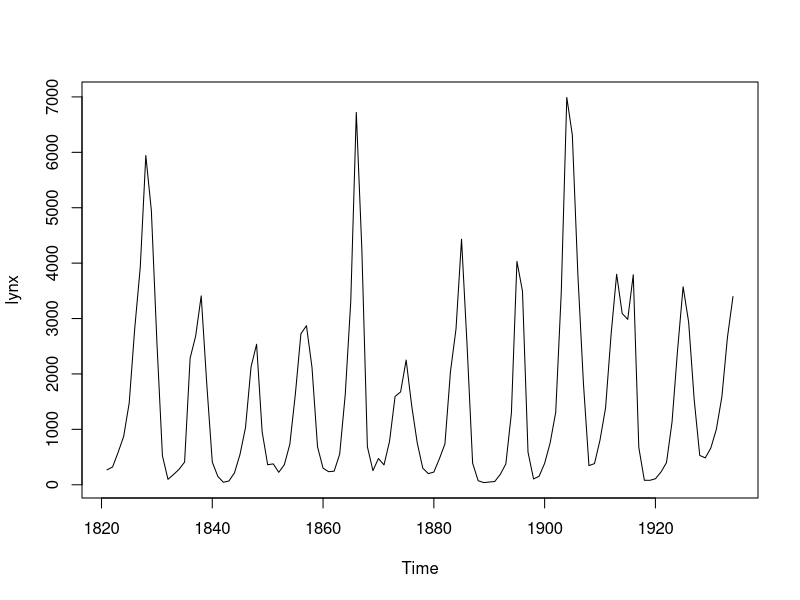
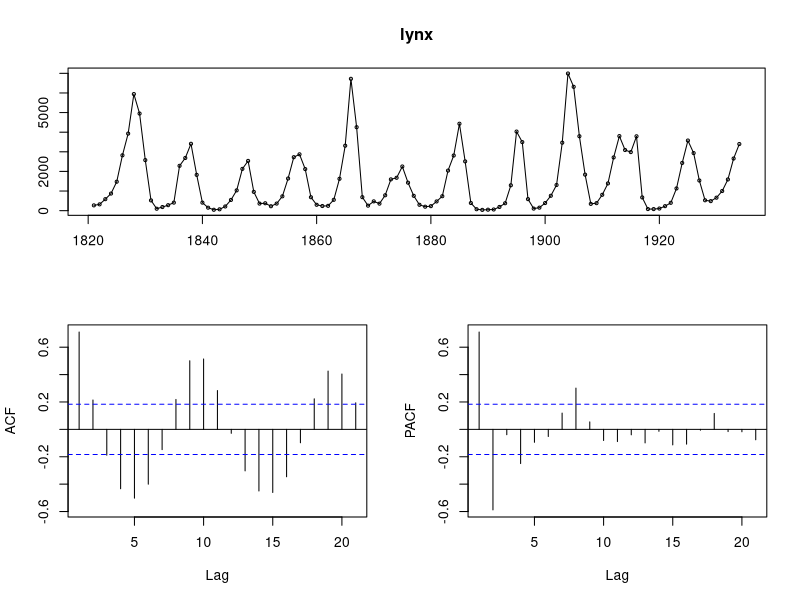
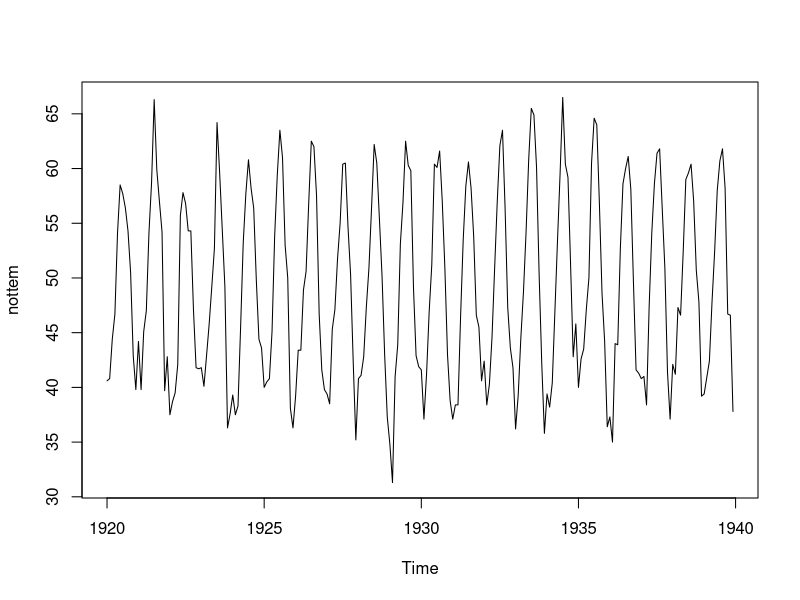
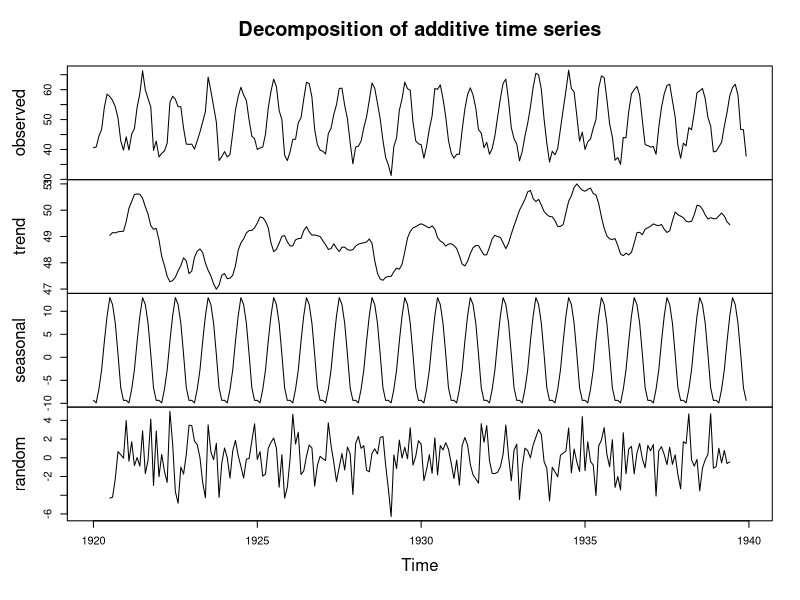
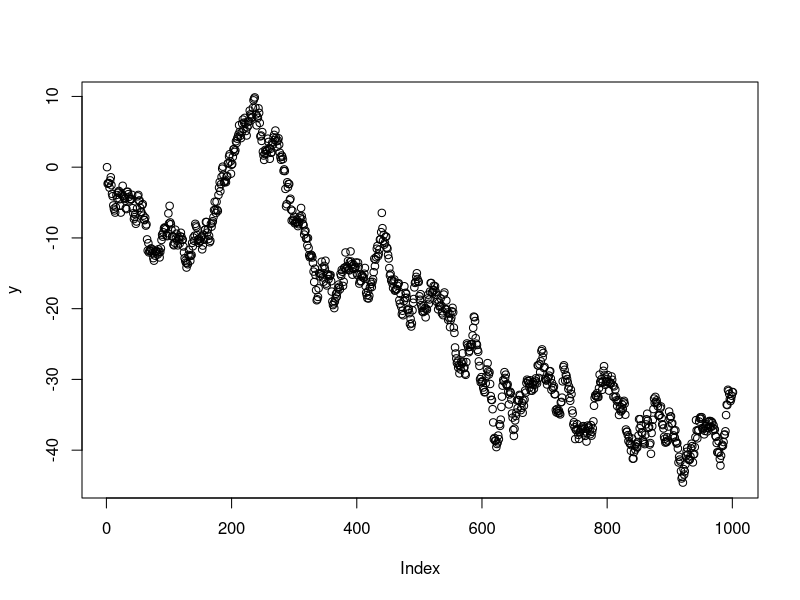
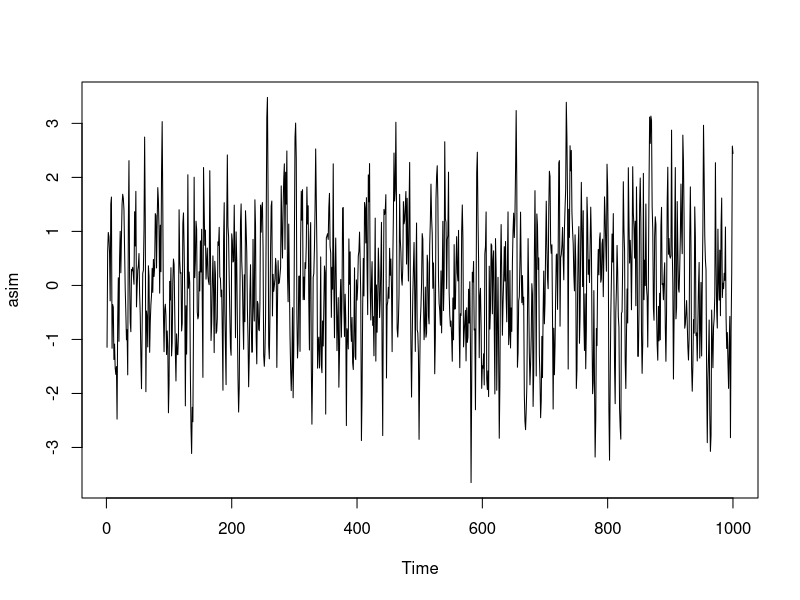
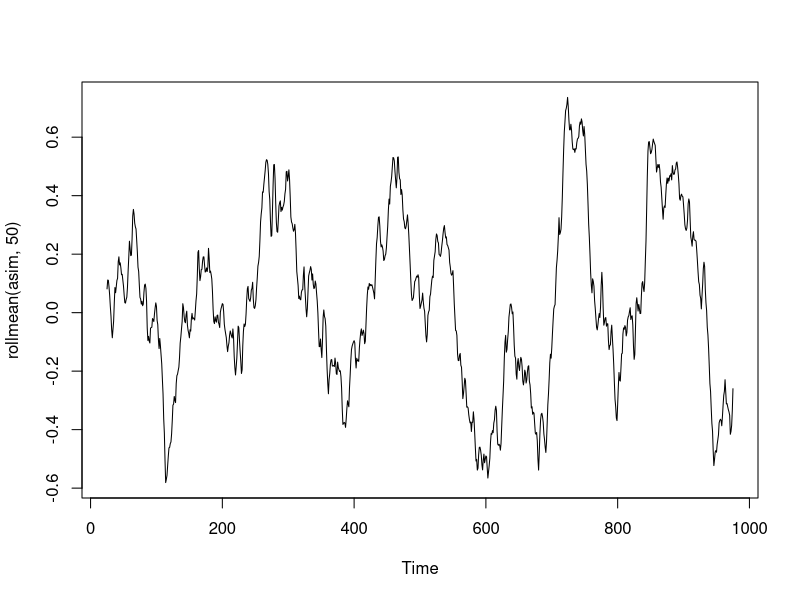
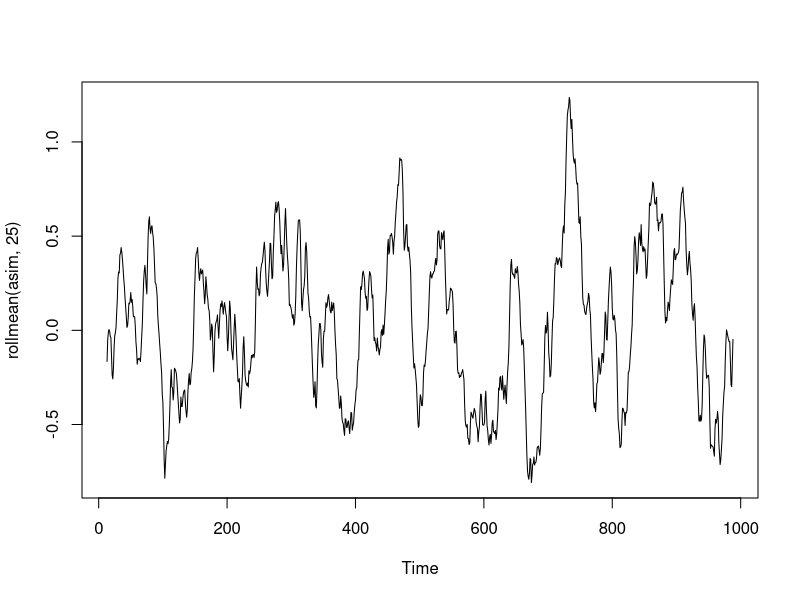

These figures' R source, in order:
## ---- chunk 1
knitr::opts_chunk$set(echo = TRUE)
## ---- chunk 2
#ARIMA with auto.arima
plot(lynx)

# from the standard time series plot we can see cyclical pulse that doesn't have a fixed season.
# when you see this kind of undefined pattern, it is best to build an ARIMA model.
# AR-autoregressive:p is our first parameter.
# we confirm that the model is largely autoregressive by looking at the ACF and PACF plots.


library(forecast)
tsdisplay(lynx)  #autogression?

# in the ACF plot we can see several of these lags are outside of the threshold line. 
# The ACF plot shows an autocorrelation in these lags and this needs to be captureed in the model.
# the PACF shows two lags crossing the the threshold line which indicates that this model will be at least an AR(2) model. The AR order might be even higher and there could be an MA part as well.


### Do we need differencing of the lynx dataset?
      # we need differencing when the time series is non-stationary
      # that means the statistical properties change overtime in the plot
#however, the lynx time series plot looks harmonic and stationary


#### ***Stationarity***
  #Does the data show the same statistical properties throughout the time series?
  # statistical properties: variance, mean, autocorrelation
  # if a data lacks stationarity there are transformations to be applied to make it stationary like differencing.
  # differencing adjusts the data according to the time spans that differ in variance or mean so the statistics remains constant

#### ***De-trending***
  # soften time series have trends in them -> the mean changes as a result of the trend which causes underestimated predictions
  # Solution:
    #test if you get stationarity if you de-trend the dataset: take out the trend component out of the datset -> trend stationarity
    #if the procedure is not enough then you can use differencing -> difference stationarity
    #unit-root test tell whether a trend is stationary or a difference stationary
      #the first difference goes from one period to the very next one(two sucessive steps)
      #the first difference is stationary and random -> random walk(each value is a random step away from the previous value)
      #the first difference is stationary but not completely random(values are auto-correlated) -> requires more sophisticated model(exponential smoothing, ARIMA)
      #library 'urca': unit root tests
      #library 'tseries'-> adf.test(x): the augmented Dickey-Fuller test removes auto-correlation and tests for non-stationarity
      #library 'fUnitRoots'-> more advanced tests for non-stationarity
#Stationarity: using unit-root
random.values <- rnorm(1000)
library(tseries)
adf.test(random.values)
#the p-value is below 0.05. therefore, we reject the null hypothesis of non-stationarity towards in favor of the stationarity hypothesis.
nottem
plot(nottem)
plot(decompose(nottem))
adf.test(nottem)
#stationary

y <- diffinv(random.values)
plot(y)
adf.test(y)
#non-stationary



### first ARIMA model
auto.arima(lynx)
  #we get ARIMA(2,0,2) this is so far in line with the initial plot. the whole thing looks fairly autoregressive
auto.arima(lynx, trace = TRUE)
auto.arima(lynx, trace = TRUE,
           stepwise = FALSE,
           approximation = FALSE)
#we get ARIMA(4,0,0 )

###Calculating an ARIMA Model
  #Model: ARIMA(2,0,0) is the same thing as ARMA(2,0) or AR(2)
  #Autoregressive or AR model: explains the future by regressing on the past**
        #Goes back in time
        #Checks its own results
        #Does a forecast
AR.2 <- arima(lynx, order = c(2,0,0))
AR.2

tail(lynx)
residuals(AR.2)

#Yt = φ1(yt-1 - mu) + φ2(yt-2 - mu) + 𝜀t 
#Yt-mu = δ + φ1(yt-1 - mu) + φ2(yt-2 - mu) + 𝜀t 
#present year's lynx trappings = constant + coefficient1*last year's lynx catches + coefficient2*prior year's lynx catches + current error term.
#In sample vs forecast
#In sample model: all the data is available, results are calculated based on the model as usual
#forecasted model: the Y values and the error terms need to be calculated prior to the application of the model -> kalman filter
#Limitations and bugs of arima() function
    # It does not compute constants if there is differencing required

#check the equation for AR(2)
  #Yt-mu = δ + φ1(yt-1) + φ2(yt-2) + 𝜀t 
  #Yt = φ1(yt-1 - mu) + φ2(yt-2 - mu) + 𝜀t 
  #yt=3396
  #intercept = mean <- mu = 1545.4458
  #φ1 = 1.1474, φ2 = -0.5997, yt-1 = 2657, yt-2 = 1590, 𝜀t = 601.838001
#yt <- ((1.1474*(2657-1545.4458)) - (0.5997*(1590-1545.4458)) + 601.838001)
#3396-1545.4458



## ---- chunk 3
##MA(2) Model
MA2 <- arima(lynx, order = c(0,0,2))
MA2
residuals(MA2)


#check the equation MA(2)
#Yt = δ  + Θ1(et-1) + Θ2(et-2) +𝜀t 
#Yt-mu = (Θ1et-1 -mu) + (Θ2et-2 - mu) +𝜀t 
#present year's lynx catches = constant + coefficient1*error term1 + coefficient2*error term2 + current/present error term
(1.1407*844.72) + (0.4697*255.91) + 766.83


# ** Differencing: substract the consecutive observations from each other
# ** Forecasting: error terms and autoregressive terms need to be probabilistically estimated
## ---- chunk 4
#arima.sim(                    # R Base function
    #model =                   # Describing the ARIMA model
        #list(                 # Needs to be a list with the model components
              #order = c(),        # Order of the model
              #ar = c(),           # Autoregressive(AR) parameter coefficient
              #ma = c()),          # Moving average(MA) parameter coefficient
    #n = 1000)                 # Number of observations of the produced time series
    #+ 10                      # Specifying a mean <- it can be any other numeric value

#example
set.seed(123)
asim <- arima.sim(model = list(order = c(1,0,1),
                       ar = c(0.4),
                       ma = c(0.3)),
          n = 1000)
+ 10
        
plot(asim)
library(zoo)
plot(rollmean(asim,50))
plot(rollmean(asim,25))
# the plot shows that when the mean reaches the peak it drops fairly fast. there is not much middle ground. It goes from one extreme to the other which is an indicator of autoregression

## Stationarity
library(tseries)
adf.test(asim)
#low-p-value, therefore, we reject the null of non-stationarity

#Autocorrelation
library(forecast)
tsdisplay(asim)
#we need the ACF & PACF to identify the p & q parameters of the ARIMA model
# we have significance at the first two lags both at the ACF & PACF, that means in manual order selection we could start with p =1 or p=2 for autocorrelation and later on test for extra orders based on residuals.
#we can confirm the parameters we selected with auto.arima()
auto.arima(asim,
           trace = TRUE,
           stepwise = FALSE,
           approximation = FALSE)

## ---- chunk 5
## ARIMA parameter selection

#1 check for stationarity
#stationary times series means we can set d=0 in ARIMA(p,d=0,q)
library(tseries)
adf.test(lynx)
#low p-value, therefore, we reject the non-stationarity null hypothesis

#2 checking for autoregression
#ACF indicates the lags for MA - parameter q
#PACF indicates lags for AR - parameter p
#if ACF shows many significant lags, it helps to look at the PACF since these two interact

library(forecast)
tsdisplay(lynx)
#let's say the first two PACF lags are significant, 
myarima <- Arima(lynx, order = c(4,0,0))
tsdisplay(lynx)
checkresiduals(myarima)
AIC(myarima)
BIC(myarima)

# if the first couple of lags are significant we can be sure the model needs readjustment but the ACF plot shows lag 7 and lag 19 are significant which is a borderline situation because it could be by chance.

#we check the residuals using checkresiduals() from library(forecast) because there should be no more autoregression in them. The residuals should be random and normally distributed.




## Example MA time series
set.seed(123)

#simulation
myts <- arima.sim(model = list(order = c(0,0,2),
                               ma = c(0.3,0.7)),
                  n = 1000) + 10
myts

#Stationarity
adf.test(myts)   #low p-value

#Autocorrelation (ACF&PACT)
tsdisplay(myts)


#ARIMA model
myarima.ma <- Arima(myts,
                    order = c(0,0,2))

#Check the residuals
checkresiduals(myarima.ma)


#check against auto.arima()
auto.arima(myts,
           trace = TRUE,
           stepwise = FALSE,
           approximation = FALSE)
## ---- chunk 6
#Arima model
myarima <- auto.arima(lynx,
                      stepwise = F,
                      approximation = F)

#forecast the next 10 years
arima.forecast10 <- forecast(myarima, h = 10)
plot(arima.forecast10)

#see the forecasted values
arima.forecast10$mean

#plot last observations and the forecast
plot(arima.forecast10, xlim = c(1930,1944))


#ETS for comparison
myets <- ets(lynx)
etsforecast <- forecast(myets, h = 10)


#comparison plot for 2 models
library(ggplot2)
autoplot(lynx) + 
  forecast::autolayer(etsforecast$mean, series = 'ETS Model') + 
  forecast::autolayer(arima.forecast10$mean, series = 'ARIMA Model') + 
  xlab('year') + ylab('Lynx Trappings') + 
  guides(
    colour = guide_legend(
      title = 'Forecast Method'))
  theme(
    legend.position = c(0.8,0.8))
